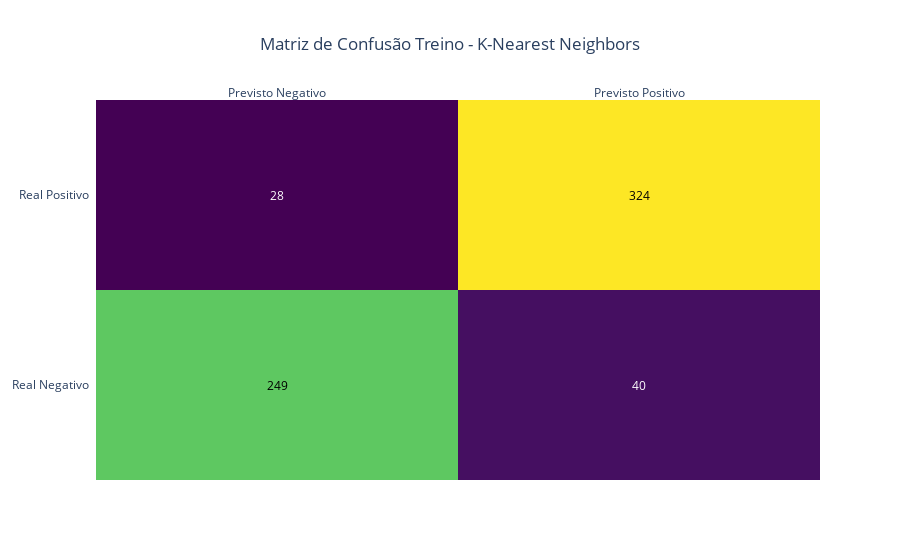

The cell this chart's notebook holds for it:
### Code cell
# GRAFICO DA MATRIZ DE CONFUSÃO

z = confusion_matrix_knn_treino

x= ['Previsto Negativo', 'Previsto Positivo']
y= ['Real Negativo', 'Real Positivo']

fig = ff.create_annotated_heatmap(z, x=x, y=y, colorscale='Viridis')
fig = ff.create_annotated_heatmap(z, x=x, y=y, colorscale='Viridis')
fig.update_layout(title_text='Matriz de Confusão Treino - K-Nearest Neighbors', title_x=0.5)

fig.show()

### Figure 1 — Plotly figure (JSON) as saved in the notebook; plotly's stock layout.template omitted (floating-point values rounded to 4 significant figures)
{"data": [{"colorscale": [[0, "#440154"], [0.1111, "#482878"], [0.2222, "#3e4989"], [0.3333, "#31688e"], [0.4444, "#26828e"], [0.5556, "#1f9e89"], [0.6667, "#35b779"], [0.7778, "#6ece58"], [0.8889, "#b5de2b"], [1, "#fde725"]], "reversescale": false, "showscale": false, "type": "heatmap", "x": ["Previsto Negativo", "Previsto Positivo"], "y": ["Real Negativo", "Real Positivo"], "z": [[249, 40], [28, 324]]}], "layout": {"annotations": [{"font": {"color": "#000000"}, "showarrow": false, "text": "249", "x": "Previsto Negativo", "xref": "x", "y": "Real Negativo", "yref": "y"}, {"font": {"color": "#FFFFFF"}, "showarrow": false, "text": "40", "x": "Previsto Positivo", "xref": "x", "y": "Real Negativo", "yref": "y"}, {"font": {"color": "#FFFFFF"}, "showarrow": false, "text": "28", "x": "Previsto Negativo", "xref": "x", "y": "Real Positivo", "yref": "y"}, {"font": {"color": "#000000"}, "showarrow": false, "text": "324", "x": "Previsto Positivo", "xref": "x", "y": "Real Positivo", "yref": "y"}], "title": {"text": "Matriz de Confusão Treino - K-Nearest Neighbors", "x": 0.5}, "xaxis": {"dtick": 1, "gridcolor": "rgb(0, 0, 0)", "side": "top", "ticks": ""}, "yaxis": {"dtick": 1, "ticks": "", "ticksuffix": "  "}}}
